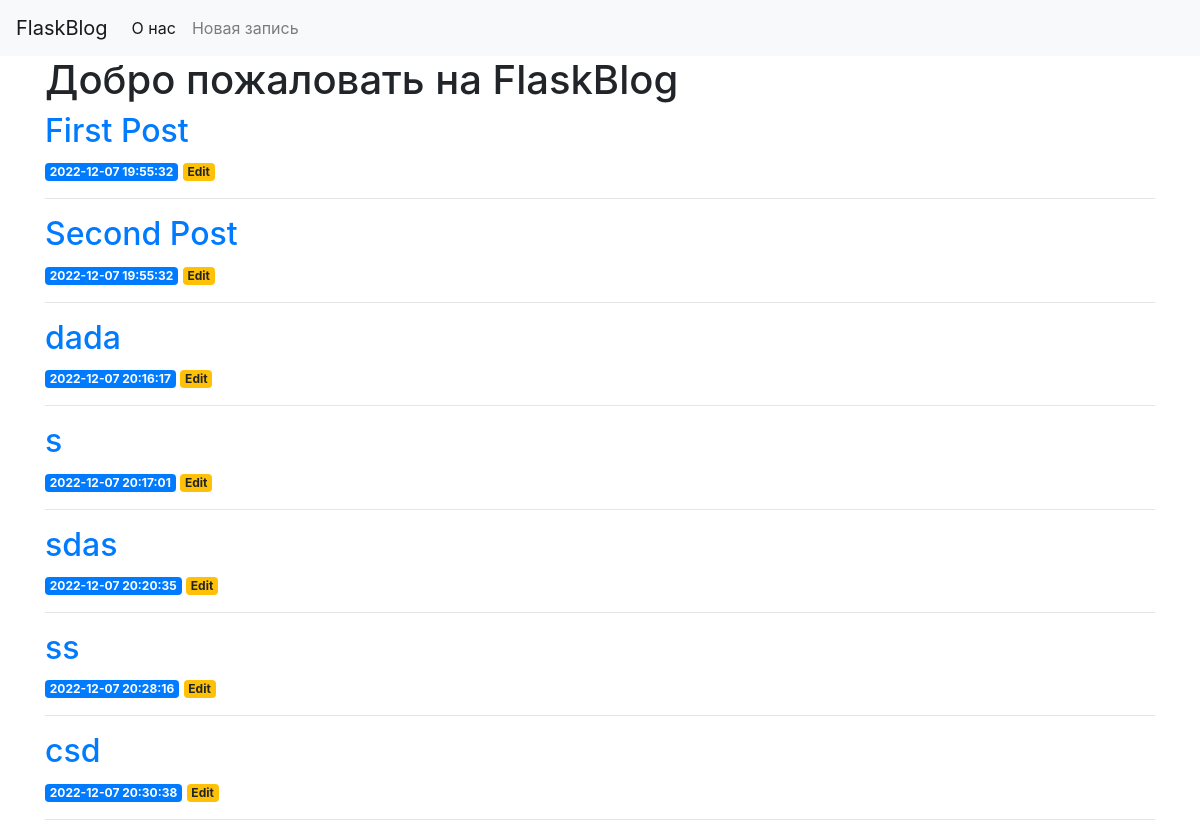
Before: / with the older database file.
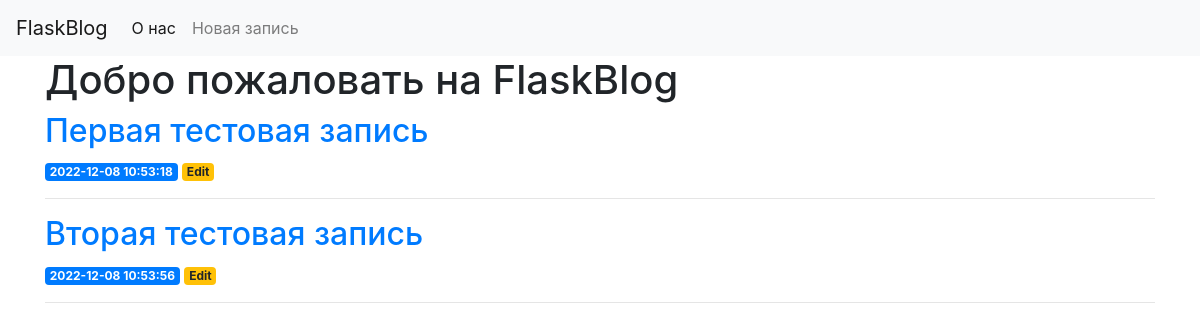
After: the same page with the newer database file.
### tables this page shows
CREATE TABLE posts (
    id INTEGER PRIMARY KEY AUTOINCREMENT,
    created TIMESTAMP NOT NULL DEFAULT CURRENT_TIMESTAMP,
    title TEXT NOT NULL,
    content TEXT NOT NULL
);

### app.py (the view)
@app.route('/')
def index():
    conn = get_db_connection()
    posts = conn.execute('SELECT * FROM posts').fetchall()
    conn.close()
    return render_template('index.html', posts=posts)

### app.py (called while the page is built)
def get_db_connection():
    conn = sqlite3.connect('database.db')
    conn.row_factory = sqlite3.Row
    return conn

### templates/index.html
{% extends 'base.html' %}
{% block content %}
    <h1>{% block title %} Добро пожаловать на FlaskBlog {% endblock %}</h1>
    {% for post in posts %}
        <a href="{{ url_for('post', post_id=post['id']) }}">
            <h2>{{ post['title'] }}</h2>
        </a>
        <span class="badge badge-primary">{{ post['created'] }}</span>
        <a href="{{ url_for('edit', id=post['id']) }}">
            <span class="badge badge-warning">Edit</span>
        </a>
        <hr>
    {% endfor %}
{% endblock %}

### templates/base.html (shortened to what this page needs)
<!doctype html>
<html lang="en">
  <head>
    <link rel="stylesheet" href="https://stackpath.bootstrapcdn.com/bootstrap/4.3.1/css/bootstrap.min.css">
  </head>
  <body>
    <nav class="navbar navbar-expand-md navbar-light bg-light">
        <a class="navbar-brand" href="{{ url_for('index')}}">FlaskBlog</a>
        <div class="collapse navbar-collapse" id="navbarNav">
            <ul class="navbar-nav">
            <li class="nav-item active">
                <a class="nav-link" href="#">О нас</a>
            </li>
            <li class="nav-item">
              <a class="nav-link" href="{{url_for('create')}}">Новая запись</a>
            </li>
            </ul>
        </div>
    </nav>
    <div class="container">
        {% block content %} {% endblock %}
    </div>
  </body>
</html>

Changed rows visible on the page:
removed posts: title "First Post", created "2022-12-07 19:55:32"
removed posts: title "Second Post", created "2022-12-07 19:55:32"
removed posts: title "dada", created "2022-12-07 20:16:17"
removed posts: title "s", created "2022-12-07 20:17:01"
removed posts: title "sdas", created "2022-12-07 20:20:35"
removed posts: title "ss", created "2022-12-07 20:28:16"
removed posts: title "csd", created "2022-12-07 20:30:38"
added posts: title "Первая тестовая запись", created "2022-12-08 10:53:18"
added posts: title "Вторая тестовая запись", created "2022-12-08 10:53:56"
